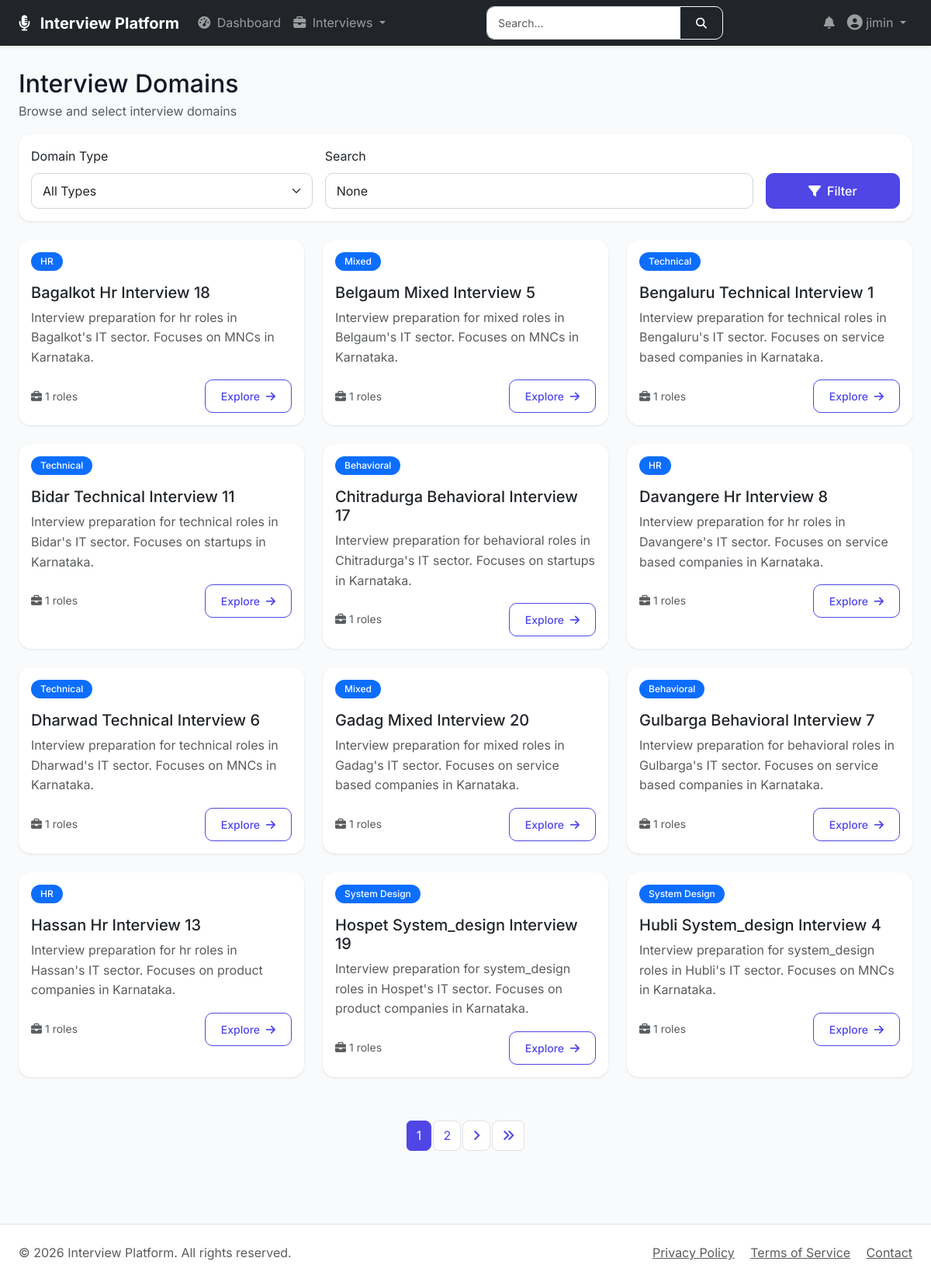
The app's page /domains/ (signed in) with its own data.
### base/models.py (models this page shows, shortened)
class User(AbstractUser):
    email = models.EmailField(unique=True)
    full_name = models.CharField(max_length=140, blank=True)
    phone_number = models.CharField(max_length=20, blank=True)
    profile_image = models.ImageField(upload_to="users/profile_images/", blank=True, null=True)
    is_verified = models.BooleanField(default=False)

class UUIDTimeStampedModel(models.Model):
    id = models.UUIDField(primary_key=True, default=uuid.uuid4, editable=False)
    created_at = models.DateTimeField(auto_now_add=True, db_index=True)
    updated_at = models.DateTimeField(auto_now=True)
    class Meta:
        abstract = True

class InterviewDomain(UUIDTimeStampedModel):
    class DomainType(models.TextChoices):
        TECHNICAL = "TECHNICAL", "Technical"
        BEHAVIORAL = "BEHAVIORAL", "Behavioral"
        HR = "HR", "HR"
        SYSTEM_DESIGN = "SYSTEM_DESIGN", "System Design"
        MIXED = "MIXED", "Mixed"
    title = models.CharField(max_length=160, unique=True)
    slug = models.SlugField(max_length=180, unique=True)
    domain_type = models.CharField(max_length=30, choices=DomainType.choices, default=DomainType.TECHNICAL)
    description = models.TextField(blank=True)
    icon = models.CharField(max_length=80, blank=True)
    is_active = models.BooleanField(default=True)
    class Meta:
        ordering = ["title"]

### base/views.py (the view)
# urls.py: path('domains/', views.domain_list_view, name='domain_list'),
@login_required
def domain_list_view(request):
    domains = InterviewDomain.objects.filter(is_active=True)
    domain_type = request.GET.get('type')
    if domain_type:
        domains = domains.filter(domain_type=domain_type)
    search_query = request.GET.get('search')
    if search_query:
        domains = domains.filter(Q(title__icontains=search_query) | Q(description__icontains=search_query))
    paginator = Paginator(domains, 12)
    page_number = request.GET.get('page')
    page_obj = paginator.get_page(page_number)
    return render(request, 'domains/list.html', {'page_obj': page_obj, 'search_query': search_query})

### base/templates/domains/list.html (shortened to what this page needs)
{% extends 'main.html' %}
{% block page_header %}
<div class="d-flex justify-content-between align-items-center">
    <div>
        <h1 class="h2 mb-1">Interview Domains</h1>
        <p class="text-muted">Browse and select interview domains</p>
    </div>
</div>
{% endblock %}
{% block content %}
<div class="fade-in">
    <div class="card mb-4">
        <div class="card-body">
            <form method="GET" class="row g-3">
                <div class="col-md-4">
                    <label class="form-label">Domain Type</label>
                    <select name="type" class="form-select">
                        <option value="">All Types</option>
                    </select>
                </div>
                <div class="col-md-6">
                    <label class="form-label">Search</label>
                    <input type="text" name="search" class="form-control" placeholder="Search domains..." value="{{ search_query }}">
                </div>
                <div class="col-md-2 d-flex align-items-end">
                    <button type="submit" class="btn btn-primary w-100">
                        <i class="fas fa-filter me-2"></i>Filter
                    </button>
                </div>
            </form>
        </div>
    </div>
    <div class="row">
        {% for domain in page_obj %}
        <div class="col-md-6 col-lg-4 mb-4">
            <div class="card h-100">
                <div class="card-body">
                    <div class="d-flex justify-content-between align-items-start mb-3">
                        <span class="badge bg-primary">{{ domain.get_domain_type_display }}</span>
                    </div>
                    <h5 class="card-title">{{ domain.title }}</h5>
                    <p class="card-text text-muted">{{ domain.description|truncatewords:20 }}</p>
                    <div class="mt-3">
                        <div class="d-flex justify-content-between align-items-center">
                            <span class="text-muted small">
                                <i class="fas fa-briefcase me-1"></i>{{ domain.job_roles.count }} roles
                            </span>
                            <a href="{% url 'domain_detail' domain.slug %}" class="btn btn-sm btn-outline-primary">
                                Explore <i class="fas fa-arrow-right ms-1"></i>
                            </a>
                        </div>
                    </div>
                </div>
            </div>
        </div>
        {% endfor %}
    </div>
    {% include 'includes/pagination.html' %}
</div>
{% endblock %}

### templates/nav.html (shortened to what this page needs)
{% load static %}
<nav class="navbar navbar-expand-lg navbar-dark bg-dark sticky-top shadow-sm">
    <div class="container-fluid px-4">
        <a class="navbar-brand fw-bold" href="{% url 'home' %}">
            <i class="fas fa-microphone-alt me-2"></i>
            Interview Platform
        </a>
        <div class="collapse navbar-collapse" id="navbarMain">
            <ul class="navbar-nav me-auto mb-2 mb-lg-0">
                {% if user.is_authenticated %}
                    <li class="nav-item">
                        <a class="nav-link {% if request.resolver_match.url_name == 'dashboard' %}active{% endif %}" href="{% url 'dashboard' %}">
                            <i class="fas fa-tachometer-alt me-1"></i> Dashboard
                        </a>
                    </li>
                    <li class="nav-item dropdown">
                        <a class="nav-link dropdown-toggle" href="#" role="button" data-bs-toggle="dropdown">
                            <i class="fas fa-briefcase me-1"></i> Interviews
                        </a>
                    </li>
                {% endif %}
            </ul>
            {% if user.is_authenticated %}
                <form class="d-flex mx-3" action="{% url 'global_search' %}" method="GET">
                    <div class="input-group">
                        <input class="form-control form-control-sm" type="search" name="q" placeholder="Search..." aria-label="Search" style="width: 250px;">
                        <button class="btn btn-sm btn-outline-light" type="submit">
                            <i class="fas fa-search"></i>
                        </button>
                    </div>
                </form>
            {% endif %}
            <ul class="navbar-nav ms-auto mb-2 mb-lg-0">
                {% if user.is_authenticated %}
                    <li class="nav-item dropdown">
                        <a class="nav-link position-relative" href="#" role="button" data-bs-toggle="dropdown">
                            <i class="fas fa-bell"></i>
                        </a>
                    </li>
                    <li class="nav-item dropdown">
                        <a class="nav-link dropdown-toggle" href="#" role="button" data-bs-toggle="dropdown">
                            {% if user.userprofile.avatar %}
                                <img src="{{ user.userprofile.avatar.url }}" alt="{{ user.username }}" class="rounded-circle me-1" style="width: 30px; height: 30px; object-fit: cover;">
                            {% else %}
                                <i class="fas fa-user-circle fa-lg"></i>
                            {% endif %}
                            {{ user.username|truncatechars:15 }}
                        </a>
                    </li>
                {% endif %}
            </ul>
        </div>
    </div>
</nav>

### templates/main.html (style rules this page uses)
:root { --primary-color: #4f46e5; --primary-dark: #4338ca; --secondary-color: #06b6d4; --success-color: #10b981; --warning-color: #f59e0b; --danger-color: #ef4444; --dark-color: #1f2937; --light-color: #f3f4f6; }
* { margin: 0; padding: 0; box-sizing: border-box; }
body { font-family: 'Inter', sans-serif; background-color: #f9fafb; color: #111827; line-height: 1.6; }
.card { border: none; border-radius: 16px; box-shadow: 0 1px 3px rgba(0,0,0,0.1); transition: transform 0.2s, box-shadow 0.2s; background: white; }
.btn { border-radius: 10px; padding: 0.625rem 1.25rem; font-weight: 500; transition: all 0.2s; }
.btn-primary { background: var(--primary-color); border-color: var(--primary-color); }
.btn-outline-primary { color: var(--primary-color); border-color: var(--primary-color); }
.form-control, .form-select { border-radius: 10px; border: 1px solid #d1d5db; padding: 0.625rem 0.875rem; transition: all 0.2s; }
.badge { padding: 0.375rem 0.75rem; border-radius: 20px; font-weight: 500; }
.fade-in { animation: fadeIn 0.5s ease-out; }

### records on screen
User: username "jimin"
InterviewDomain: domain_type "HR", title "Bagalkot Hr Interview 18", description "Interview preparation for hr roles in Bagalkot's IT sector. Focuses on MNCs in Karnataka.", job_roles.count "1"
InterviewDomain: domain_type "Mixed", title "Belgaum Mixed Interview 5", description "Interview preparation for mixed roles in Belgaum's IT sector. Focuses on MNCs in Karnataka.", job_roles.count "1"
InterviewDomain: domain_type "Technical", title "Bengaluru Technical Interview 1", description "Interview preparation for technical roles in Bengaluru's IT sector. Focuses on service based companies in Karnataka.", job_roles.count "1"
InterviewDomain: domain_type "Technical", title "Bidar Technical Interview 11", description "Interview preparation for technical roles in Bidar's IT sector. Focuses on startups in Karnataka.", job_roles.count "1"
InterviewDomain: domain_type "Behavioral", title "Chitradurga Behavioral Interview 17", description "Interview preparation for behavioral roles in Chitradurga's IT sector. Focuses on startups in Karnataka.", job_roles.count "1"
InterviewDomain: domain_type "HR", title "Davangere Hr Interview 8", description "Interview preparation for hr roles in Davangere's IT sector. Focuses on service based companies in Karnataka.", job_roles.count "1"
InterviewDomain: domain_type "Technical", title "Dharwad Technical Interview 6", description "Interview preparation for technical roles in Dharwad's IT sector. Focuses on MNCs in Karnataka.", job_roles.count "1"
InterviewDomain: domain_type "Mixed", title "Gadag Mixed Interview 20", description "Interview preparation for mixed roles in Gadag's IT sector. Focuses on service based companies in Karnataka.", job_roles.count "1"
InterviewDomain: domain_type "Behavioral", title "Gulbarga Behavioral Interview 7", description "Interview preparation for behavioral roles in Gulbarga's IT sector. Focuses on service based companies in Karnataka.", job_roles.count "1"
InterviewDomain: domain_type "HR", title "Hassan Hr Interview 13", description "Interview preparation for hr roles in Hassan's IT sector. Focuses on product companies in Karnataka.", job_roles.count "1"
InterviewDomain: domain_type "System Design", title "Hospet System_design Interview 19", description "Interview preparation for system_design roles in Hospet's IT sector. Focuses on product companies in Karnataka.", job_roles.count "1"
InterviewDomain: domain_type "System Design", title "Hubli System_design Interview 4", description "Interview preparation for system_design roles in Hubli's IT sector. Focuses on MNCs in Karnataka.", job_roles.count "1"

### other values on screen
{{ num }} "1"
{{ num }} "2"
